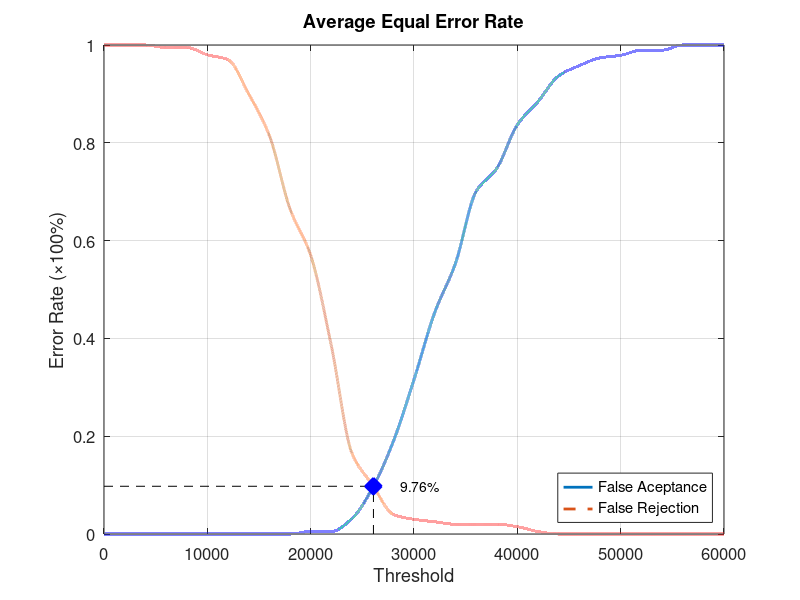
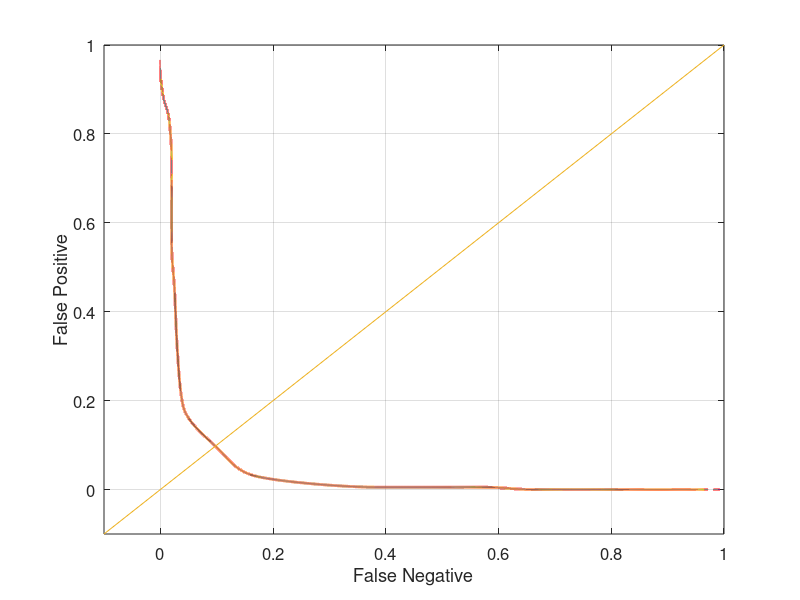

The MATLAB script that drew these images, in order:
function yEER = Database1_4
close all;
clear;
clc;
x = 0:2000:60000;
xq = 0:0.5:60000;

y0 = [0 0 0 0 0 0 0 0 0 0 0.00526316 0.00526316 0.0315789 0.0947368 0.189474 0.315789 0.452632 0.552632 0.7 0.747368 0.836842 0.884211 0.936842 0.957895 0.973684 0.978947 0.989474 0.989474 1 1 1];
yy0 = interp1(x, y0, xq, 'pchip');
y1 = [1 1 1 0.995 0.995 0.98 0.97 0.9 0.815 0.665 0.57 0.385 0.165 0.1 0.04 0.03 0.025 0.02 0.02 0.02 0.015 0.005 0 0 0 0 0 0 0 0 0];
yy1 = interp1(x, y1, xq, 'pchip');

% Calculating EER: 
y2 = abs(y0 - y1);
find(y2 == min(y2))
yy2 = abs(yy0 - yy1);
xEER = find(yy2 == min(yy2));
xEERIndex = xq(xEER) % X-axis EER
yEER = yy0(xEER) % Y-axis EER

main = figure
plot(xq, yy0,'-','LineWidth', 2);	hold on
plot(xq, yy1,'--','LineWidth', 2);	hold on
plot([xEERIndex xEERIndex], [0 yEER], 'k--');	hold on
plot([0 xEERIndex], [yEER yEER], 'k--');	hold on
plot(xEERIndex, yEER, 'bx', 'LineWidth', 10);	hold on
text(xEERIndex + 10 * xEERIndex / 100, yEER, [num2str(round((10000 * yEER)) / 100) '%'])
legend('False Aceptance', 'False Rejection', 'Location', 'SouthEast')
xlabel('Threshold')
ylabel('Error Rate (\times100%)')
title('Average Equal Error Rate')
set(gca, 'FontSize', 12)
axis([0 60000 0 1])
grid on

print(main, 'Database1_4Main', '-dpng');
FNRxFPR = figure('Color', [1 1 1]);
plot(yy1, yy0, '-', yy1, yy0, 'LineWidth', 2);
hold on
y = -0.1:0.1:1
plot(y, y); 
set(gca, 'FontSize', 12)
xlabel('False Negative')
ylabel('False Positive')
axis([-0.1 1 -0.1 1])
set(gca, 'FontSize', 12)
grid on

print(FNRxFPR, 'Database1_4FNRxFPR','-dpng');
end
